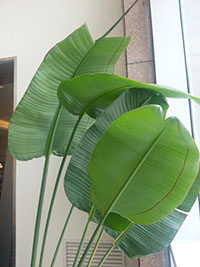
//> input picture 5chapter/image/sum_test.jpg, 200 x 267 px
$ ./sum_avg   (built with g++ and OpenCV 4)
//> lines starting //> are read from the running program, lines starting //| are printed output that depends on the picture; after the words box and inside, x2 and y2 are one past the last pixel; in counts of white or black regions, pixels touching at a corner belong together
//
//  sum_avg.cpp
//  opencv_practice
//
//  Created by KimJunsik on 2019/12/11.
//  Copyright © 2019 KimJunsik. All rights reserved.
//

#include <opencv2/opencv.hpp>
using namespace cv;
using namespace std;
int main()
{
    Mat image = imread("./5chapter/image/sum_test.jpg", 1);
//> image is the input picture: 267 rows x 200 cols, CV_8UC3; mean B, G, R 126, 157.5, 138.6
    CV_Assert(image.data);

    Mat  mask(image.size(), CV_8U, Scalar(0));
    mask(Rect(20, 40, 70, 70)).setTo(255);

    Scalar sum_value = sum(image);
//> sum_value = Scalar(6729841, 8410475, 7403802)
    Scalar mean_value1 = mean(image);
//> mean_value1 = Scalar(126, 157.5, 138.6)
    Scalar mean_value2 = mean(image, mask);
//> mean_value2 = Scalar(109.9, 154.7, 125.3)

    cout << "[sum_value] = " << sum_value << endl;
//| [sum_value] = [6.72984e+06, 8.41048e+06, 7.4038e+06, 0]
    cout << "[mean_value1] = " << mean_value1 << endl;
//| [mean_value1] = [126.027, 157.5, 138.648, 0]
    cout << "[mean_value2] = " << mean_value2 << endl << endl;
//| [mean_value2] = [109.891, 154.686, 125.272, 0]

    Mat mean, stddev;
    meanStdDev(image, mean, stddev);
//> mean = [126, 157.5, 138.6]; stddev = [73.5, 53.81, 65.19]
    cout << "[mean] = " << mean << endl;
//| [mean] = [126.0269850187266;
//|  157.499531835206;
//|  138.6479775280899]
    cout << "[stddev] = " << stddev << endl << endl;
//| [stddev] = [73.50026422467577;
//|  53.80819591239206;
//|  65.19116008775663]

    meanStdDev(image, mean, stddev, mask);
//> mean = [109.9, 154.7, 125.3]; stddev = [67.74, 45.52, 60.08]
    cout << "[mean] = " << mean << endl;
//| [mean] = [109.8912244897959;
//|  154.6857142857143;
//|  125.2718367346939]
    cout << "[stddev] = " << stddev << endl;
//| [stddev] = [67.7353418477778;
//|  45.52384439129968;
//|  60.0836014733984]

    imshow("image", image),  imshow("mask", mask);
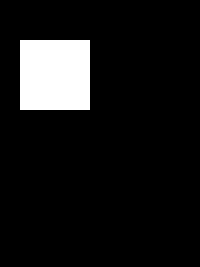
//> window 'mask': 267 rows x 200 cols, CV_8UC1; 9.2% white; 1 white region, box (x1, y1, x2, y2) and area: (20, 40, 90, 110) 4900
    waitKey();
    return 0;
}

$ run again, with 5chapter/image/abs_test1.jpg copied over 5chapter/image/sum_test.jpg
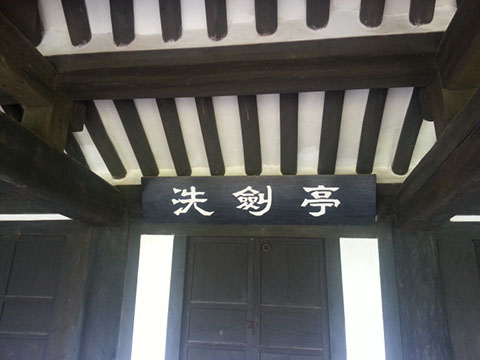
//> input picture 5chapter/image/abs_test1.jpg, 480 x 360 px
//> image is the input picture: 360 rows x 480 cols, CV_8UC3; mean B, G, R 89, 91.2, 91.3
//> sum_value = Scalar(15387351, 15759629, 15768965)
//> mean_value1 = Scalar(89.05, 91.2, 91.26)
//> mean_value2 = Scalar(44.57, 54.07, 58.23)
//| [sum_value] = [1.53874e+07, 1.57596e+07, 1.5769e+07, 0]
//| [mean_value1] = [89.0472, 91.2016, 91.2556, 0]
//| [mean_value2] = [44.5741, 54.0724, 58.2339, 0]
//> `meanStdDev(image, mean, stddev);`: mean = [89.05, 91.2, 91.26]; stddev = [63.71, 64.37, 64.67]
//| [mean] = [89.04717013888889;
//|  91.20155671296295;
//|  91.25558449074073]
//| [stddev] = [63.7107378423228;
//|  64.36730172332425;
//|  64.67424851346212]
//> `meanStdDev(image, mean, stddev, mask);`: mean = [44.57, 54.07, 58.23]; stddev = [44.67, 45.91, 46.04]
//| [mean] = [44.57408163265306;
//|  54.07244897959184;
//|  58.23387755102041]
//| [stddev] = [44.6650712922789;
//|  45.91163046952096;
//|  46.03593533433914]
//> `imshow("image", image),  imshow("mask", mask);`:
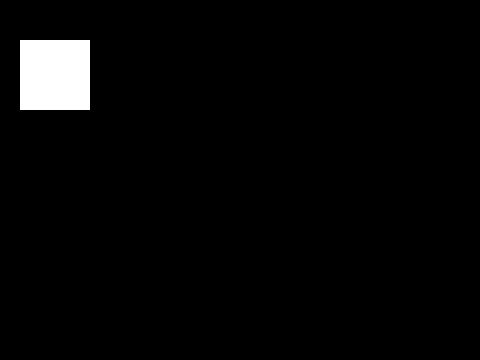
//> window 'mask': 360 rows x 480 cols, CV_8UC1; 2.8% white; 1 white region, box (x1, y1, x2, y2) and area: (20, 40, 90, 110) 4900

$ run again, with 5chapter/image/abs_test2.jpg copied over 5chapter/image/sum_test.jpg
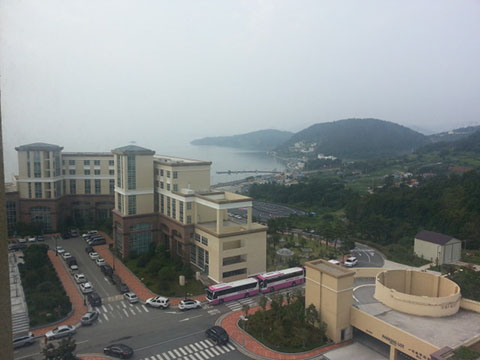
//> input picture 5chapter/image/abs_test2.jpg, 480 x 360 px
//> image is the input picture: 360 rows x 480 cols, CV_8UC3; mean B, G, R 137.9, 139.1, 135.4
//> sum_value = Scalar(23830645, 24032885, 23396061)
//> mean_value1 = Scalar(137.9, 139.1, 135.4)
//> mean_value2 = Scalar(223.7, 220.8, 214.2)
//| [sum_value] = [2.38306e+07, 2.40329e+07, 2.33961e+07, 0]
//| [mean_value1] = [137.909, 139.079, 135.394, 0]
//| [mean_value2] = [223.711, 220.774, 214.173, 0]
//> `meanStdDev(image, mean, stddev);`: mean = [137.9, 139.1, 135.4]; stddev = [71.65, 66.89, 65.35]
//| [mean] = [137.9088252314815;
//|  139.0791956018518;
//|  135.3938715277778]
//| [stddev] = [71.65446490691819;
//|  66.886812612325;
//|  65.35283145618082]
//> `meanStdDev(image, mean, stddev, mask);`: mean = [223.7, 220.8, 214.2]; stddev = [5.64, 5.61, 6.19]
//| [mean] = [223.7112244897959;
//|  220.7740816326531;
//|  214.1728571428571]
//| [stddev] = [5.637418403464843;
//|  5.605298302013733;
//|  6.189995054562841]
//> `imshow("image", image),  imshow("mask", mask);`:
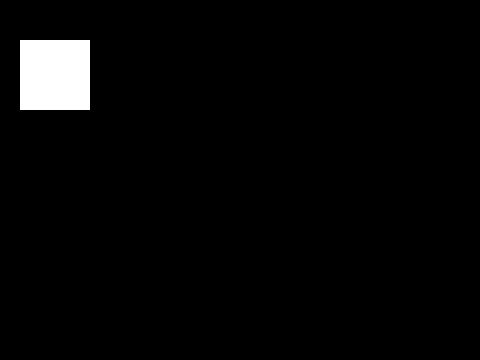
//> window 'mask': 360 rows x 480 cols, CV_8UC1; 2.8% white; 1 white region, box (x1, y1, x2, y2) and area: (20, 40, 90, 110) 4900
